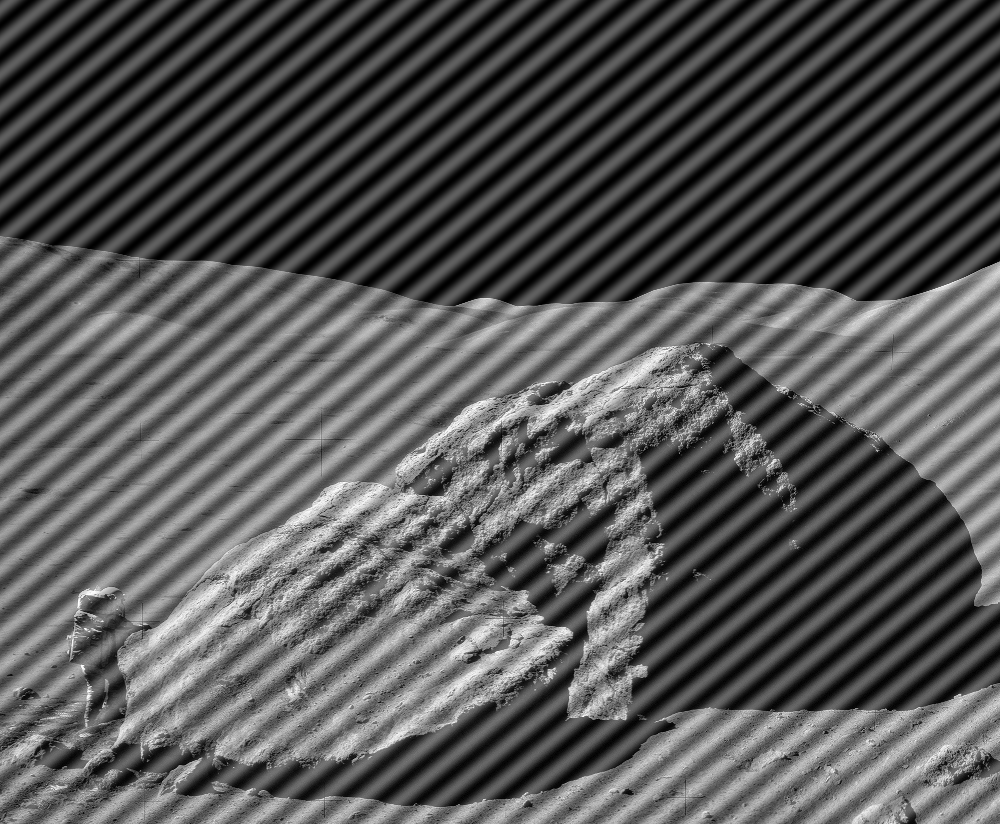
%> input picture computing2/astronaut-interference.tif, 1000 x 824 px
$ octave astro.m   (GNU Octave 9; MATLAB toolbox functions it lacks are replaced by stand-ins)
%> lines starting %> are read from the running program, lines starting %| are printed output that depends on the picture; in (x1, y1, x2, y2) boxes, pixels count from 0 and x2, y2 are one past the last pixel; in counts of white or black regions, pixels touching at a corner belong together; the program's own positions count from 1
% Step 1: Read the image
originalImage = imread('astronaut-interference.tif'); % Load your image here
%> originalImage is the input picture: size 824x1000 uint8; min 0, max 255, mean 86.7


% Create the notch filter in the frequency domain
[x, y] = size(originalImage);
%> x = 824; y = 1000
notchFilter = ones(x, y);
y2 = 414; x2= 501;
for i = 1:x
    for j = 1:y
        % Compute the distance from the center of the image
        distance = sqrt((i - x2)^2 + (j - y2)^2);

        % If the distance is less than the radius, set the notch filter value to 0
        if distance < 600
            notchFilter(i, j) = 0;
        end
    end
end
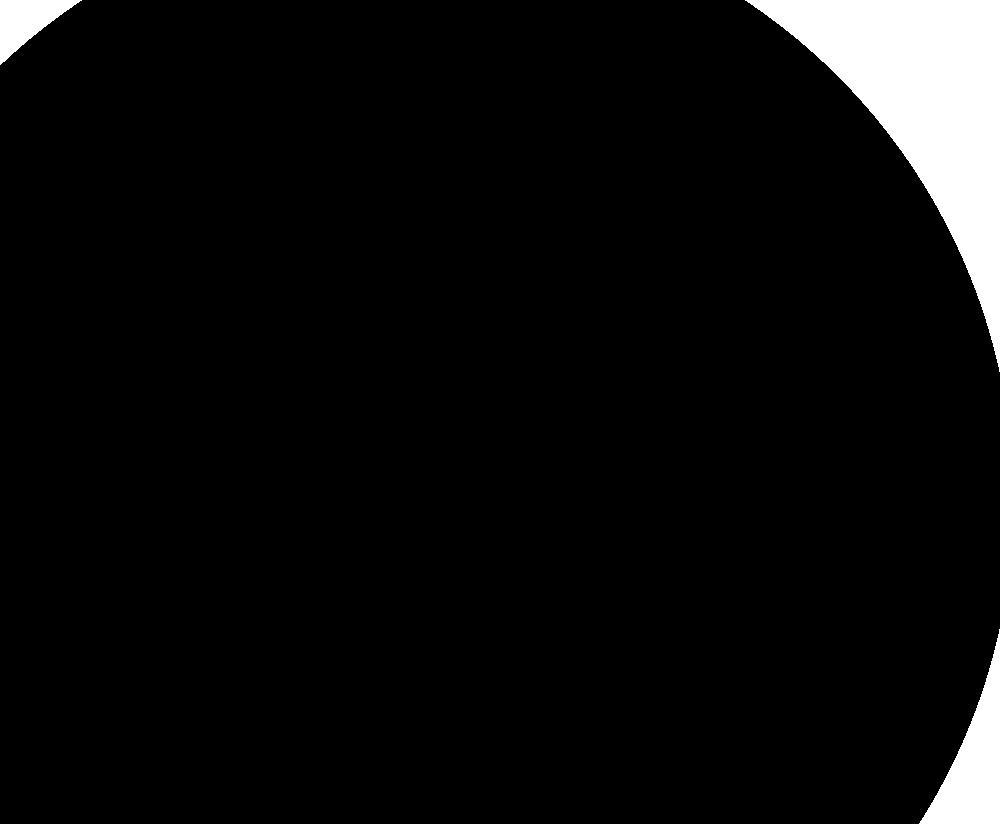
%> notchFilter: size 824x1000 double; values 0 (black) and 1 (white), 5.3% white; 3 white regions, box (x1, y1, x2, y2) and area: (745, 0, 1000, 372) 34288, (919, 629, 1000, 824) 6640, (0, 0, 82, 65) 2553
% Step 3: Apply the notch filter in the frequency domain
% Convert the image to double format and perform FFT
imageFFT = fft2(double(originalImage));
filteredImage = imageFFT .* notchFilter;

% Step 4: Inverse transform the filtered image
restoredImage = ifft2(filteredImage);
restoredImage = uint8(real(restoredImage)); % Convert back to uint8 format
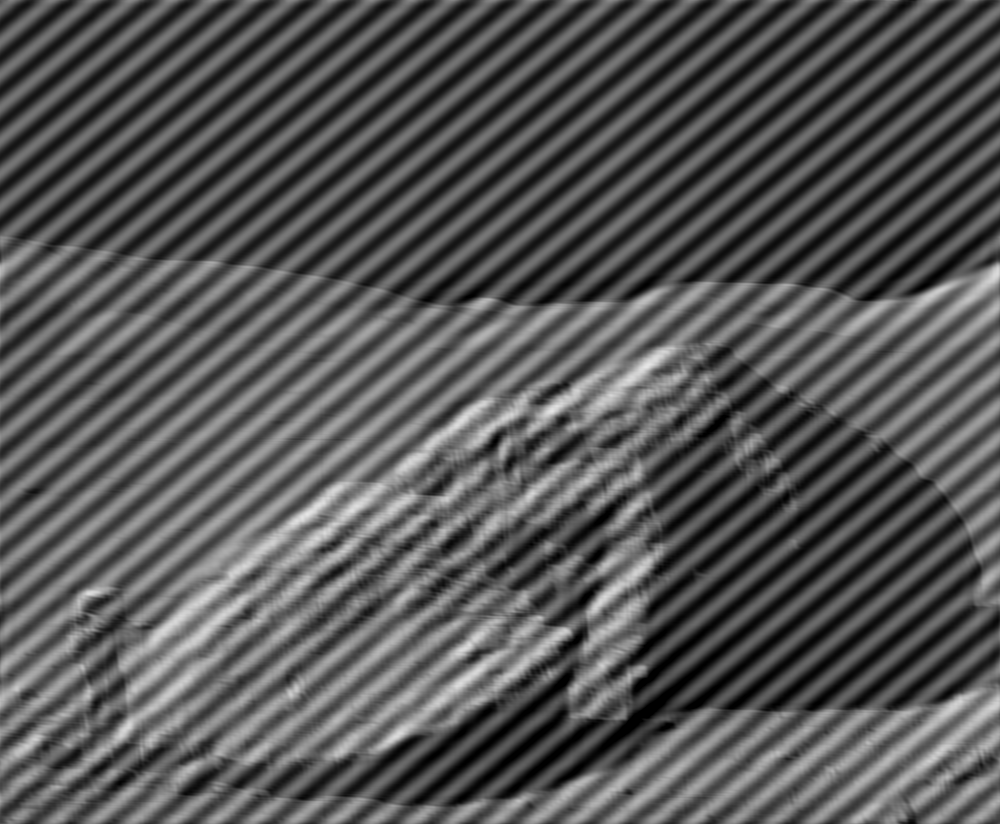
%> restoredImage: size 824x1000 uint8; min 0, max 230, mean 86.7

% Display the original and restored images
subplot(1, 2, 1);
imshow(originalImage);
title('Original Image');

subplot(1, 2, 2);
imshow(restoredImage, []);
title('Restored Image');

% Optional: Save the restored image
imwrite(restoredImage, 'restored_image.jpg');
